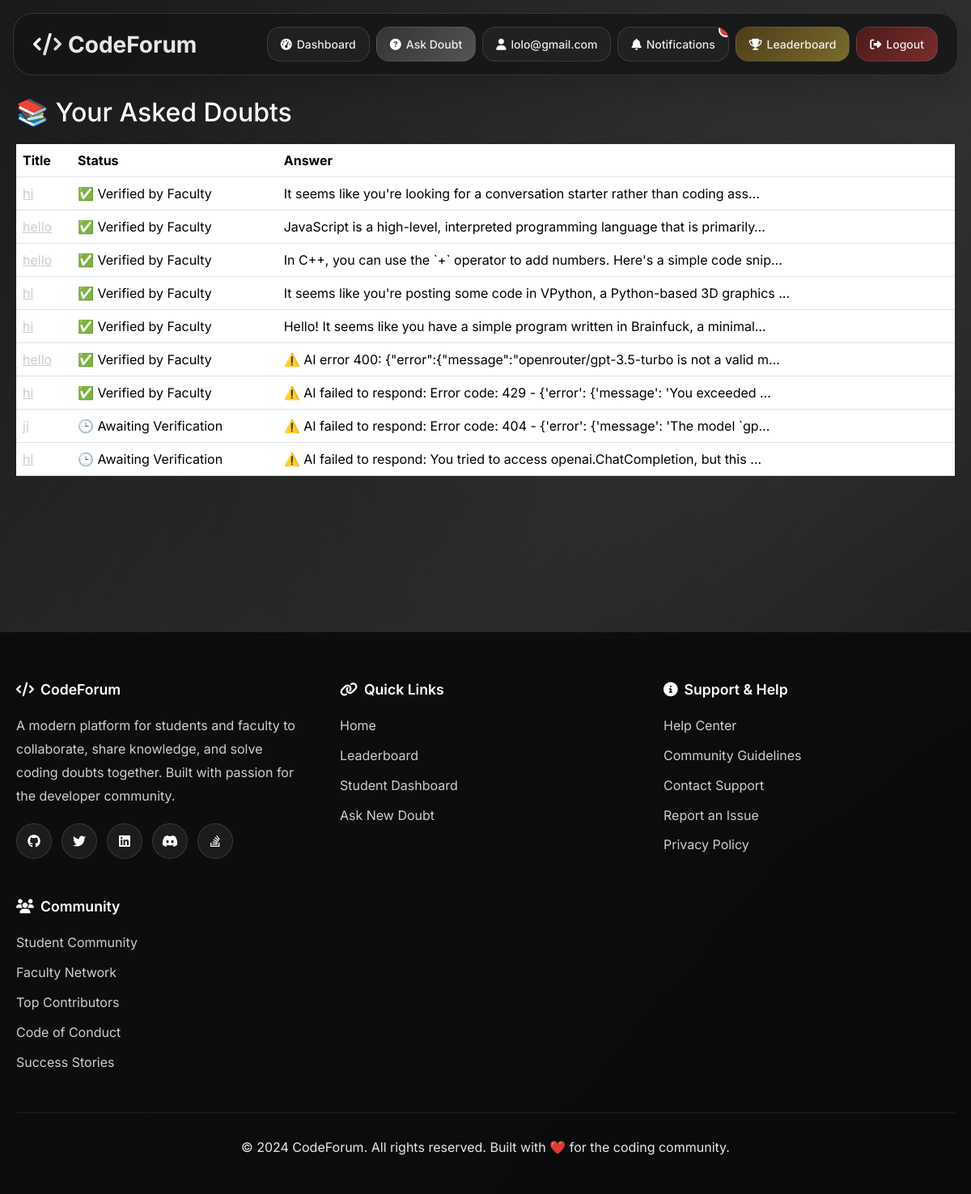
The page /student/ (signed in) on the database its author committed.
### forum/models.py (models this page shows, shortened)
class User(AbstractUser):
    ROLE_CHOICES = (
        ('student', 'Student'),
        ('faculty', 'Faculty'),
    )
    DEPARTMENT_CHOICES = (
        ('CSE', 'CSE'),
        ('ECE', 'ECE'),
        ('ME', 'Mechanical'),
        ('CE', 'Civil'),
        ('EE', 'Electrical'),
    )
    YEAR_CHOICES = (
        (1, '1st Year'),
        (2, '2nd Year'),
        (3, '3rd Year'),
        (4, '4th Year'),
    )
    role = models.CharField(max_length=10, choices=ROLE_CHOICES)
    department = models.CharField(max_length=20, choices=DEPARTMENT_CHOICES)
    year = models.PositiveSmallIntegerField(choices=YEAR_CHOICES, null=True, blank=True)
    github_url = models.URLField(blank=True, null=True)
    is_verified_faculty = models.BooleanField(default=False)

class Doubt(models.Model):
    student = models.ForeignKey(User, on_delete=models.CASCADE)
    title = models.CharField(max_length=255)
    description = models.TextField()
    code_snippet = models.TextField(blank=True, null=True)
    ai_answer = models.TextField(blank=True, null=True)
    faculty_verified = models.BooleanField(default=False)
    faculty_suggestion = models.TextField(blank=True, null=True)  # ✅ New field
    created_at = models.DateTimeField(auto_now_add=True)
    categories = models.ManyToManyField(Category, blank=True)
    is_public = models.BooleanField(default=True)
    verified_by = models.ForeignKey(User, null=True, blank=True, on_delete=models.SET_NULL, related_name='verified_doubts')

### forum/views.py (the view)
# urls.py: path('student/', views.student_dashboard, name='student_dashboard'),
@login_required
@user_passes_test(lambda u: u.is_authenticated and u.role == 'student')
def student_dashboard(request):
    doubts = Doubt.objects.filter(student=request.user).order_by('-created_at')
    return render(request, 'forum/student_dashboard.html', {'doubts': doubts})

### forum/templates/forum/student_dashboard.html
{% extends 'forum/base.html' %}
{% block content %}
<h2>📚 Your Asked Doubts</h2>
<table class="table">
  <thead>
    <tr>
      <th>Title</th>
      <th>Status</th>
      <th>Answer</th>
    </tr>
  </thead>
  <tbody>
    {% for doubt in doubts %}
    <tr>
      <td><a href="{% url 'view_doubt' doubt.id %}">{{ doubt.title }}</a></td>
      <td>
        {% if doubt.faculty_verified %}
          ✅ Verified by Faculty
        {% else %}
          🕒 Awaiting Verification
        {% endif %}
      </td>
      <td>
        {{ doubt.ai_answer|truncatechars:80 }}
      </td>
    </tr>
    {% endfor %}
  </tbody>
</table>
{% endblock %}

### forum/templates/forum/base.html (shortened to what this page needs)
<!DOCTYPE html>
<html lang="en">
<head>
    <link href="https://cdn.jsdelivr.net/npm/bootstrap@5.3.2/dist/css/bootstrap.min.css" rel="stylesheet">
    <link href="https://cdnjs.cloudflare.com/ajax/libs/font-awesome/6.4.0/css/all.min.css" rel="stylesheet">
</head>
<body>
    <nav class="modern-navbar fade-in">
        <div class="navbar-content">
            <a class="navbar-brand" href="{% url 'home' %}">
                <i class="fas fa-code"></i>
                <span>CodeForum</span>
            </a>
            <div class="navbar-actions" id="navbarActions">
                {% if user.is_authenticated %}
                    {% if user.role == "student" %}
                        <a href="{% url 'student_dashboard' %}" class="modern-btn btn-outline">
                            <i class="fas fa-tachometer-alt"></i>
                            <span>Dashboard</span>
                        </a>
                        <a href="{% url 'ask_doubt' %}" class="modern-btn btn-primary">
                            <i class="fas fa-question-circle"></i>
                            <span>Ask Doubt</span>
                        </a>
                        <a href="{% url 'student_profile' user.username %}" class="modern-btn btn-outline">
                            <i class="fas fa-user"></i>
                            <span>{{ user.username }}</span>
                        </a>
                        <a href="{% url 'notifications' %}" class="modern-btn btn-outline btn-with-badge">
                            <i class="fas fa-bell"></i>
                            <span>Notifications</span>
                            <span id="notif-count" class="notification-badge" style="display: none;">0</span>
                        </a>
                    {% endif %}
                    <a href="{% url 'leaderboard' %}" class="modern-btn btn-warning">
                        <i class="fas fa-trophy"></i>
                        <span>Leaderboard</span>
                    </a>
                    <form method="POST" action="{% url 'logout' %}" style="display: inline;">
                        <button type="submit" class="modern-btn btn-danger">
                            <i class="fas fa-sign-out-alt"></i>
                            <span>Logout</span>
                        </button>
                    </form>
                {% endif %}
            </div>
        </div>
    </nav>
    <div class="main-content">
        <div class="content-wrapper">
            {% block content %}{% endblock %}
        </div>
    </div>
    <footer class="modern-footer">
        <div class="footer-content">
            <div class="footer-grid">
                <div class="footer-section slide-in">
                    <h4>
                        <i class="fas fa-code"></i>
                        CodeForum
                    </h4>
                    <p>A modern platform for students and faculty to collaborate, share knowledge, and solve coding doubts together. Built with passion for the developer community.</p>
                    <div class="social-links">
                        <a href="#" title="GitHub">
                            <i class="fab fa-github"></i>
                        </a>
                        <a href="#" title="Twitter">
                            <i class="fab fa-twitter"></i>
                        </a>
                        <a href="#" title="LinkedIn">
                            <i class="fab fa-linkedin"></i>
                        </a>
                        <a href="#" title="Discord">
                            <i class="fab fa-discord"></i>
                        </a>
                        <a href="#" title="Stack Overflow">
                            <i class="fab fa-stack-overflow"></i>
                        </a>
                    </div>
                </div>
                <div class="footer-section slide-in">
                    <h4>
                        <i class="fas fa-link"></i>
                        Quick Links
                    </h4>
                    <p><a href="{% url 'home' %}">Home</a></p>
                    <p><a href="{% url 'leaderboard' %}">Leaderboard</a></p>
                    {% if user.is_authenticated %}
                        {% if user.role == "student" %}
                            <p><a href="{% url 'student_dashboard' %}">Student Dashboard</a></p>
                            <p><a href="{% url 'ask_doubt' %}">Ask New Doubt</a></p>
                        {% elif user.role == "faculty" %}
                            <p><a href="{% url 'faculty_dashboard' %}">Faculty Dashboard</a></p>
                        {% endif %}
                    {% else %}
                        <p><a href="{% url 'login' %}">Login</a></p>
                        <p><a href="{% url 'signup' %}">Sign Up</a></p>
                    {% endif %}
                </div>
                <div class="footer-section slide-in">
                    <h4>
                        <i class="fas fa-info-circle"></i>
                        Support & Help
                    </h4>
                    <p><a href="#">Help Center</a></p>
                    <p><a href="#">Community Guidelines</a></p>
                    <p><a href="#">Contact Support</a></p>
                    <p><a href="#">Report an Issue</a></p>
                    <p><a href="#">Privacy Policy</a></p>
                </div>
                <div class="footer-section slide-in">
                    <h4>
                        <i class="fas fa-users"></i>
                        Community
                    </h4>
                    <p><a href="#">Student Community</a></p>
                    <p><a href="#">Faculty Network</a></p>
                    <p><a href="#">Top Contributors</a></p>
                    <p><a href="#">Code of Conduct</a></p>
                    <p><a href="#">Success Stories</a></p>
                </div>
            </div>
            <div class="footer-bottom">
                <p>&copy; 2024 CodeForum. All rights reserved. Built with ❤️ for the coding community.</p>
            </div>
        </div>
    </footer>
</body>
</html>

### rows shown on the page
User: username "lolo@gmail.com"
Doubt: title "hi", faculty_verified "✅ Verified by Faculty", ai_answer "It seems like you're looking for a conversation starter rather than coding ass…"
Doubt: title "hello", faculty_verified "✅ Verified by Faculty", ai_answer "JavaScript is a high-level, interpreted programming language that is primarily…"
Doubt: title "hello", faculty_verified "✅ Verified by Faculty", ai_answer "In C++, you can use the `+` operator to add numbers. Here's a simple code snip…"
Doubt: title "hi", faculty_verified "✅ Verified by Faculty", ai_answer "It seems like you're posting some code in VPython, a Python-based 3D graphics …"
Doubt: title "hi", faculty_verified "✅ Verified by Faculty", ai_answer "Hello! It seems like you have a simple program written in Brainfuck, a minimal…"
Doubt: title "hello", faculty_verified "✅ Verified by Faculty", ai_answer "⚠️ AI error 400: {\"error\":{\"message\":\"openrouter/gpt-3.5-turbo is not a valid m…"
Doubt: title "hi", faculty_verified "✅ Verified by Faculty", ai_answer "⚠️ AI failed to respond: Error code: 429 - {'error': {'message': 'You exceeded …"
Doubt: title "ji", faculty_verified "🕒 Awaiting Verification", ai_answer "⚠️ AI failed to respond: Error code: 404 - {'error': {'message': 'The model `gp…"
Doubt: title "hi", faculty_verified "🕒 Awaiting Verification", ai_answer "⚠️ AI failed to respond: You tried to access openai.ChatCompletion, but this …"
